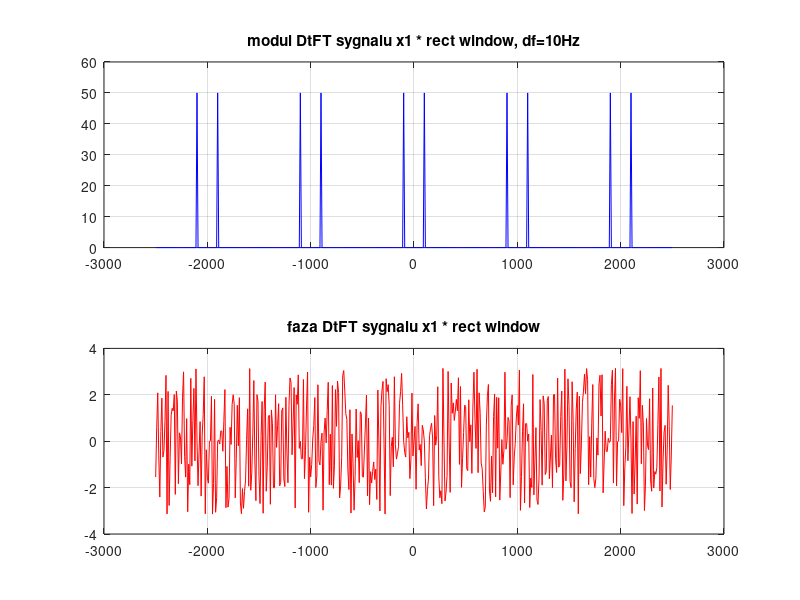
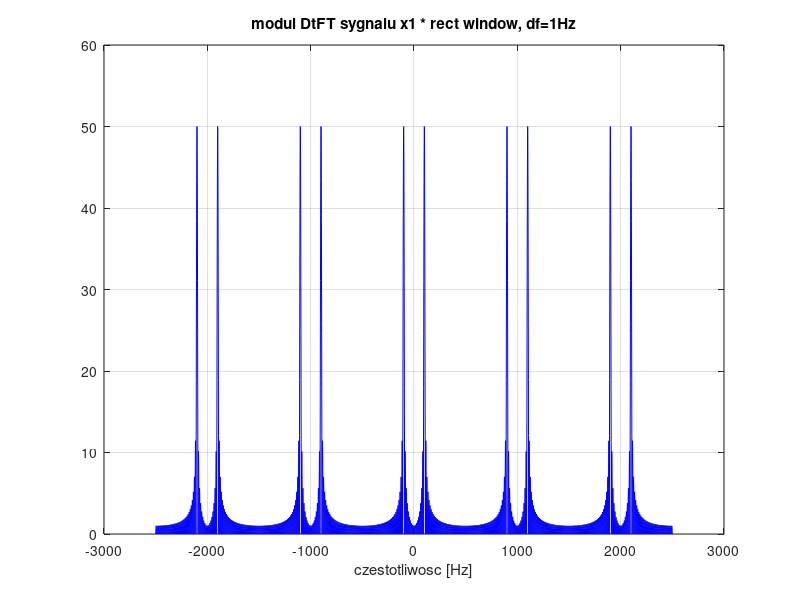
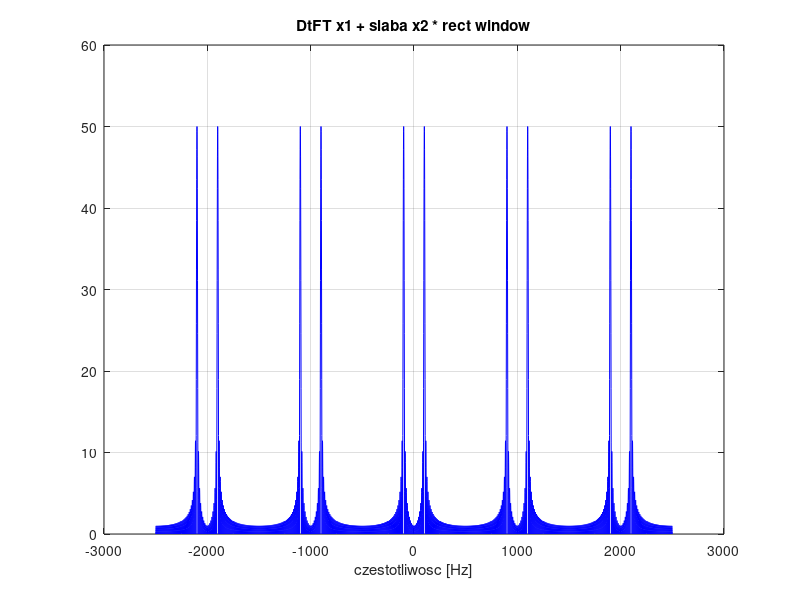
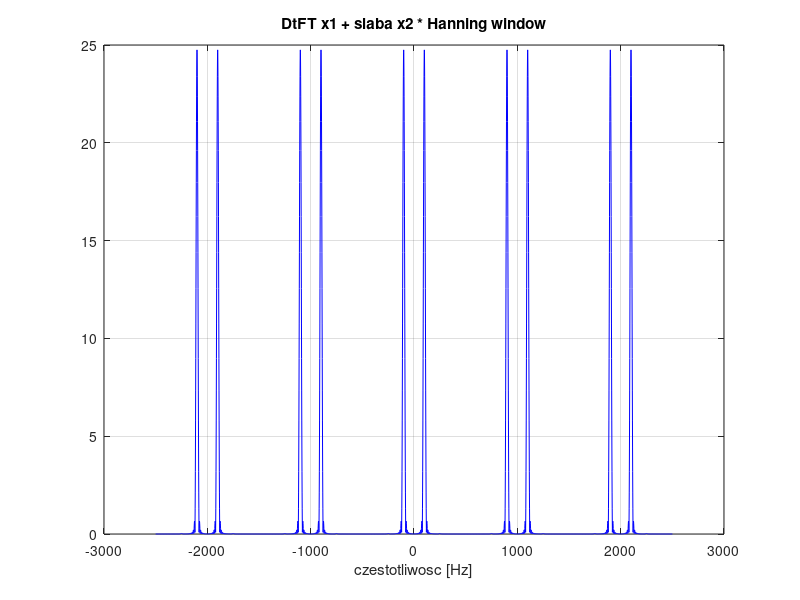

Reproduce these figures in MATLAB, in order.
% cps04_problem_4_7.m
clear all; close all; clc;

% parametry sygnalu
fs = 1000;           % czestotliwosc probkowania
fx1 = 100;           % czestotliwosc sygnalu
N = 100;             % liczba probek
dt = 1/fs;
t = (0:N-1).' * dt;  % wektor czasu

% generacja sygnalu kosinusoidalnego
x1 = cos(2*pi*fx1*t);

%% CZESC 1 - okno prostokatne, szeroki zakres DtFT


w = boxcar(N);       % okno prostokatne
xw = x1 .* w;

fmax = 2.5*fs;       % maksymalna czestotliwosc w DtFT
df = 10;             % krok czestotliwosciowy
f = -fmax:df:fmax;   % wektor czestotliwosci

% DtFT
Xf = zeros(size(f));
for k = 1:length(f)
    Xf(k) = sum(xw .* exp(-1j*2*pi*f(k)*t));
end

figure;
subplot(2,1,1)
plot(f,abs(Xf),'b'); grid on
title('modul DtFT sygnalu x1 * rect window, df=10Hz')

subplot(2,1,2)
plot(f,angle(Xf),'r'); grid on
title('faza DtFT sygnalu x1 * rect window')

% w szerokim zakresie widzimy wiele kopii widma kosinusa
% bo DtFT jest okresowy z okres fs, natomiast DFT widzi tylko jedna "gorke"

%% CZESC 2 - zwiekszenie gestosci próbkowania DtFT

df = 1;                   % krok 1 Hz
f = -fmax:df:fmax;

Xf = zeros(size(f));
for k = 1:length(f)
    Xf(k) = sum(xw .* exp(-1j*2*pi*f(k)*t));
end

figure;
plot(f,abs(Xf),'b'); grid on
title('modul DtFT sygnalu x1 * rect window, df=1Hz')
xlabel('czestotliwosc [Hz]')

% teraz widzimy oscylacje widma okna prostokatnego
% widmo jest splotem kosinusa z widmem okna


%% CZESC 3 - dodanie slabej skladowej


fx2 = 250;   % druga czestotliwosc
A2 = 0.001;  % bardzo mala amplituda
x2 = A2*cos(2*pi*fx2*t);

xw2 = (x1 + x2).*w;

Xf2 = zeros(size(f));
for k = 1:length(f)
    Xf2(k) = sum(xw2 .* exp(-1j*2*pi*f(k)*t));
end

figure;
plot(f,abs(Xf2),'b'); grid on
title('DtFT x1 + slaba x2 * rect window')
xlabel('czestotliwosc [Hz]')

% bardzo slaba skladowa fx2 nie jest widoczna
% bo oscylacje boczne okna maskuja maly sygnal


%% CZESC 4 - uzycie okna Hanning

w = hanning(N);
xw3 = (x1 + x2).*w;

Xf3 = zeros(size(f));
for k = 1:length(f)
    Xf3(k) = sum(xw3 .* exp(-1j*2*pi*f(k)*t));
end

figure;
plot(f,abs(Xf3),'b'); grid on
title('DtFT x1 + slaba x2 * Hanning window')
xlabel('czestotliwosc [Hz]')

% okno Hanninga ma nizsze listki boczne
% teraz slaba skladowa fx2 staje sie widoczna
% kosztem poszerzenia glownego "patyka" widma

%% CZESC 5 - okno Czebyszewa

w = chebwin(N,140);  % bardzo niskie listki boczne
xw4 = (x1 + x2).*w;

Xf4 = zeros(size(f));
for k = 1:length(f)
    Xf4(k) = sum(xw4 .* exp(-1j*2*pi*f(k)*t));
end

figure;
plot(f,abs(Xf4),'b'); grid on
title('DtFT x1 + slaba x2 * Chebwin(140 dB)')
xlabel('czestotliwosc [Hz]')

% teraz slaba skladowa jest widoczna nawet przy silnym x1
% ale "gorka" jest szeroka i jesli skladowe sa blisko siebie
% moga sie laczyc i byc trudne do rozroznienia
